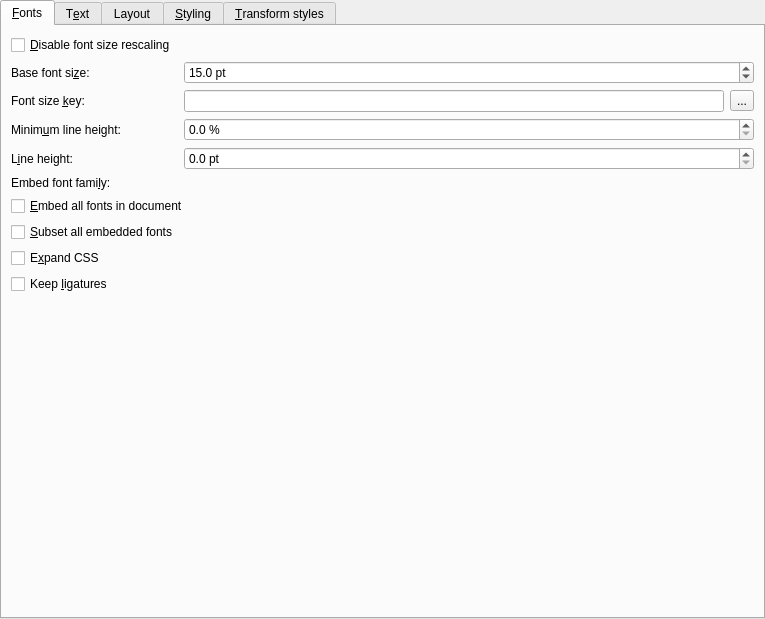
<?xml version="1.0" encoding="UTF-8"?>
<ui version="4.0">
 <class>Form</class>
 <widget class="QWidget" name="Form">
  <property name="geometry">
   <rect>
    <x>0</x>
    <y>0</y>
    <width>765</width>
    <height>619</height>
   </rect>
  </property>
  <layout class="QVBoxLayout" name="verticalLayout_2">
   <property name="spacing">
    <number>0</number>
   </property>
   <property name="leftMargin">
    <number>0</number>
   </property>
   <property name="topMargin">
    <number>0</number>
   </property>
   <property name="rightMargin">
    <number>0</number>
   </property>
   <property name="bottomMargin">
    <number>0</number>
   </property>
   <item>
    <widget class="QTabWidget" name="MainTabs">
     <property name="currentIndex">
      <number>0</number>
     </property>
     <widget class="QWidget" name="tab1">
      <attribute name="title">
       <string>&amp;Fonts</string>
      </attribute>
      <layout class="QFormLayout" name="formLayout">
       <item row="1" column="0">
        <widget class="QLabel" name="label_18">
         <property name="text">
          <string>Base font si&amp;ze:</string>
         </property>
         <property name="buddy">
          <cstring>opt_base_font_size</cstring>
         </property>
        </widget>
       </item>
       <item row="1" column="1">
        <widget class="QDoubleSpinBox" name="opt_base_font_size">
         <property name="suffix">
          <string> pt</string>
         </property>
         <property name="decimals">
          <number>1</number>
         </property>
         <property name="minimum">
          <double>0.000000000000000</double>
         </property>
         <property name="maximum">
          <double>50.000000000000000</double>
         </property>
         <property name="singleStep">
          <double>1.000000000000000</double>
         </property>
         <property name="value">
          <double>15.000000000000000</double>
         </property>
        </widget>
       </item>
       <item row="2" column="0">
        <widget class="QLabel" name="label_2">
         <property name="text">
          <string>Font size &amp;key:</string>
         </property>
         <property name="buddy">
          <cstring>opt_font_size_mapping</cstring>
         </property>
        </widget>
       </item>
       <item row="2" column="1">
        <layout class="QHBoxLayout" name="horizontalLayout">
         <item>
          <widget class="QLineEdit" name="opt_font_size_mapping">
           <property name="sizePolicy">
            <sizepolicy hsizetype="Expanding" vsizetype="Fixed">
             <horstretch>0</horstretch>
             <verstretch>0</verstretch>
            </sizepolicy>
           </property>
          </widget>
         </item>
         <item>
          <widget class="QToolButton" name="button_font_key">
           <property name="toolTip">
            <string>Wizard to help you choose an appropriate font size key</string>
           </property>
           <property name="text">
            <string>...</string>
           </property>
           <property name="icon">
            <iconset resource="../../../../resources/images.qrc">
             <normaloff>:/images/wizard.png</normaloff>:/images/wizard.png</iconset>
           </property>
           <property name="iconSize">
            <size>
             <width>32</width>
             <height>32</height>
            </size>
           </property>
          </widget>
         </item>
        </layout>
       </item>
       <item row="3" column="0">
        <widget class="QLabel" name="label_6">
         <property name="text">
          <string>Minim&amp;um line height:</string>
         </property>
         <property name="buddy">
          <cstring>opt_minimum_line_height</cstring>
         </property>
        </widget>
       </item>
       <item row="3" column="1">
        <widget class="QDoubleSpinBox" name="opt_minimum_line_height">
         <property name="suffix">
          <string> %</string>
         </property>
         <property name="decimals">
          <number>1</number>
         </property>
         <property name="maximum">
          <double>900.000000000000000</double>
         </property>
        </widget>
       </item>
       <item row="4" column="0">
        <widget class="QLabel" name="label">
         <property name="text">
          <string>L&amp;ine height:</string>
         </property>
         <property name="buddy">
          <cstring>opt_line_height</cstring>
         </property>
        </widget>
       </item>
       <item row="4" column="1">
        <widget class="QDoubleSpinBox" name="opt_line_height">
         <property name="suffix">
          <string> pt</string>
         </property>
         <property name="decimals">
          <number>1</number>
         </property>
        </widget>
       </item>
       <item row="5" column="0">
        <widget class="QLabel" name="label_10">
         <property name="text">
          <string>Embed font fami&amp;ly:</string>
         </property>
         <property name="buddy">
          <cstring>opt_embed_font_family</cstring>
         </property>
        </widget>
       </item>
       <item row="5" column="1">
        <widget class="FontFamilyChooser" name="opt_embed_font_family" native="true"/>
       </item>
       <item row="6" column="0" colspan="2">
        <widget class="QCheckBox" name="opt_embed_all_fonts">
         <property name="text">
          <string>&amp;Embed all fonts in document</string>
         </property>
        </widget>
       </item>
       <item row="7" column="0">
        <widget class="QCheckBox" name="opt_subset_embedded_fonts">
         <property name="text">
          <string>&amp;Subset all embedded fonts</string>
         </property>
        </widget>
       </item>
       <item row="8" column="0">
        <widget class="QCheckBox" name="opt_expand_css">
         <property name="text">
          <string>E&amp;xpand CSS</string>
         </property>
        </widget>
       </item>
       <item row="9" column="0">
        <widget class="QCheckBox" name="opt_keep_ligatures">
         <property name="text">
          <string>Keep &amp;ligatures</string>
         </property>
        </widget>
       </item>
       <item row="0" column="0" colspan="2">
        <widget class="QCheckBox" name="opt_disable_font_rescaling">
         <property name="text">
          <string>&amp;Disable font size rescaling</string>
         </property>
        </widget>
       </item>
      </layout>
     </widget>
     <widget class="QWidget" name="tab">
      <attribute name="title">
       <string>T&amp;ext</string>
      </attribute>
      <layout class="QFormLayout" name="formLayout_2">
       <item row="1" column="1">
        <widget class="EncodingComboBox" name="opt_input_encoding">
         <property name="editable">
          <bool>true</bool>
         </property>
        </widget>
       </item>
       <item row="2" column="0">
        <widget class="QLabel" name="label_5">
         <property name="text">
          <string>Text &amp;justification:</string>
         </property>
         <property name="buddy">
          <cstring>opt_change_justification</cstring>
         </property>
        </widget>
       </item>
       <item row="2" column="1">
        <widget class="QComboBox" name="opt_change_justification"/>
       </item>
       <item row="4" column="0" colspan="2">
        <widget class="QCheckBox" name="opt_smarten_punctuation">
         <property name="text">
          <string>Smarten &amp;punctuation</string>
         </property>
        </widget>
       </item>
       <item row="5" column="0" colspan="2">
        <widget class="QCheckBox" name="opt_unsmarten_punctuation">
         <property name="text">
          <string>&amp;UnSmarten punctuation</string>
         </property>
        </widget>
       </item>
       <item row="7" column="0" colspan="2">
        <widget class="QCheckBox" name="opt_asciiize">
         <property name="text">
          <string>&amp;Transliterate unicode characters to ASCII</string>
         </property>
        </widget>
       </item>
       <item row="1" column="0">
        <widget class="QLabel" name="label_3">
         <property name="text">
          <string>I&amp;nput character encoding:</string>
         </property>
         <property name="buddy">
          <cstring>opt_input_encoding</cstring>
         </property>
        </widget>
       </item>
      </layout>
     </widget>
     <widget class="QWidget" name="tab_2">
      <attribute name="title">
       <string>Layout</string>
      </attribute>
      <layout class="QGridLayout" name="gridLayout">
       <item row="1" column="1">
        <widget class="QLabel" name="label_7">
         <property name="text">
          <string>&amp;Line size:</string>
         </property>
         <property name="alignment">
          <set>Qt::AlignRight|Qt::AlignTrailing|Qt::AlignVCenter</set>
         </property>
         <property name="buddy">
          <cstring>opt_insert_blank_line_size</cstring>
         </property>
        </widget>
       </item>
       <item row="0" column="2">
        <widget class="QDoubleSpinBox" name="opt_remove_paragraph_spacing_indent_size">
         <property name="toolTip">
          <string>&lt;p&gt;When calibre removes inter paragraph spacing, it automatically sets a paragraph indent, to ensure that paragraphs can be easily distinguished. This option controls the width of that indent.</string>
         </property>
         <property name="specialValueText">
          <string>No change</string>
         </property>
         <property name="suffix">
          <string> em</string>
         </property>
         <property name="decimals">
          <number>1</number>
         </property>
         <property name="minimum">
          <double>-0.100000000000000</double>
         </property>
         <property name="singleStep">
          <double>0.100000000000000</double>
         </property>
        </widget>
       </item>
       <item row="1" column="0">
        <widget class="QCheckBox" name="opt_insert_blank_line">
         <property name="text">
          <string>Insert &amp;blank line between paragraphs</string>
         </property>
        </widget>
       </item>
       <item row="0" column="0">
        <widget class="QCheckBox" name="opt_remove_paragraph_spacing">
         <property name="text">
          <string>Remove &amp;spacing between paragraphs</string>
         </property>
        </widget>
       </item>
       <item row="1" column="2">
        <widget class="QDoubleSpinBox" name="opt_insert_blank_line_size">
         <property name="suffix">
          <string> em</string>
         </property>
         <property name="decimals">
          <number>1</number>
         </property>
        </widget>
       </item>
       <item row="0" column="1">
        <widget class="QLabel" name="label_4">
         <property name="text">
          <string>I&amp;ndent size:</string>
         </property>
         <property name="alignment">
          <set>Qt::AlignRight|Qt::AlignTrailing|Qt::AlignVCenter</set>
         </property>
         <property name="buddy">
          <cstring>opt_remove_paragraph_spacing_indent_size</cstring>
         </property>
        </widget>
       </item>
       <item row="2" column="0">
        <widget class="QCheckBox" name="opt_linearize_tables">
         <property name="text">
          <string>&amp;Linearize tables</string>
         </property>
        </widget>
       </item>
       <item row="3" column="0">
        <spacer name="verticalSpacer">
         <property name="orientation">
          <enum>Qt::Vertical</enum>
         </property>
         <property name="sizeHint" stdset="0">
          <size>
           <width>20</width>
           <height>40</height>
          </size>
         </property>
        </spacer>
       </item>
      </layout>
     </widget>
     <widget class="QWidget" name="tab_3">
      <attribute name="title">
       <string>&amp;Styling</string>
      </attribute>
      <layout class="QVBoxLayout" name="verticalLayout">
       <item>
        <widget class="QGroupBox" name="groupBox">
         <property name="title">
          <string>Extra CSS</string>
         </property>
         <layout class="QGridLayout" name="gridLayout_4">
          <item row="0" column="0">
           <widget class="QPlainTextEdit" name="opt_extra_css"/>
          </item>
         </layout>
        </widget>
       </item>
       <item>
        <widget class="QGroupBox" name="opt_filter_css">
         <property name="title">
          <string>Filter Style Information</string>
         </property>
         <layout class="QVBoxLayout" name="verticalLayout_3">
          <item>
           <widget class="QLabel" name="label_8">
            <property name="text">
             <string>Select what style information you want completely removed:</string>
            </property>
            <property name="wordWrap">
             <bool>true</bool>
            </property>
           </widget>
          </item>
          <item>
           <layout class="QHBoxLayout" name="horizontalLayout_3">
            <item>
             <widget class="QCheckBox" name="filter_css_fonts">
              <property name="toolTip">
               <string>Removes the font-family CSS property</string>
              </property>
              <property name="text">
               <string>&amp;Fonts</string>
              </property>
             </widget>
            </item>
            <item>
             <widget class="QCheckBox" name="filter_css_margins">
              <property name="toolTip">
               <string>Removes the margin CSS properties. Note that page margins are not affected by this setting.</string>
              </property>
              <property name="text">
               <string>&amp;Margins</string>
              </property>
             </widget>
            </item>
            <item>
             <widget class="QCheckBox" name="filter_css_padding">
              <property name="toolTip">
               <string>Removes the padding CSS properties</string>
              </property>
              <property name="text">
               <string>&amp;Padding</string>
              </property>
             </widget>
            </item>
            <item>
             <widget class="QCheckBox" name="filter_css_floats">
              <property name="toolTip">
               <string>Convert floating images/text into static images/text</string>
              </property>
              <property name="text">
               <string>F&amp;loats</string>
              </property>
             </widget>
            </item>
            <item>
             <widget class="QCheckBox" name="filter_css_colors">
              <property name="toolTip">
               <string>Removes foreground and background colors</string>
              </property>
              <property name="text">
               <string>&amp;Colors</string>
              </property>
             </widget>
            </item>
           </layout>
          </item>
          <item>
           <layout class="QHBoxLayout" name="horizontalLayout_4">
            <item>
             <widget class="QLabel" name="label_9">
              <property name="text">
               <string>Other CSS Propert&amp;ies:</string>
              </property>
              <property name="buddy">
               <cstring>filter_css_others</cstring>
              </property>
             </widget>
            </item>
            <item>
             <widget class="QLineEdit" name="filter_css_others">
              <property name="toolTip">
               <string>Comma separated list of CSS properties to remove. For example: display, color, font-family</string>
              </property>
             </widget>
            </item>
           </layout>
          </item>
         </layout>
        </widget>
       </item>
      </layout>
     </widget>
     <widget class="QWidget" name="tab_4">
      <attribute name="title">
       <string>&amp;Transform styles</string>
      </attribute>
      <layout class="QVBoxLayout" name="verticalLayout_4">
       <property name="spacing">
        <number>0</number>
       </property>
       <property name="leftMargin">
        <number>0</number>
       </property>
       <property name="topMargin">
        <number>0</number>
       </property>
       <property name="rightMargin">
        <number>0</number>
       </property>
       <property name="bottomMargin">
        <number>0</number>
       </property>
       <item>
        <widget class="RulesWidget" name="opt_transform_css_rules" native="true"/>
       </item>
      </layout>
     </widget>
    </widget>
   </item>
  </layout>
 </widget>
 <customwidgets>
  <customwidget>
   <class>EncodingComboBox</class>
   <extends>QComboBox</extends>
   <header>calibre/gui2/widgets.h</header>
  </customwidget>
  <customwidget>
   <class>FontFamilyChooser</class>
   <extends>QWidget</extends>
   <header>calibre/gui2/font_family_chooser.h</header>
  </customwidget>
  <customwidget>
   <class>RulesWidget</class>
   <extends>QWidget</extends>
   <header>calibre/gui2/css_transform_rules.h</header>
   <container>1</container>
  </customwidget>
 </customwidgets>
 <resources>
  <include location="../../../../resources/images.qrc"/>
  <include location="../../../../resources/images.qrc"/>
 </resources>
 <connections>
  <connection>
   <sender>opt_disable_font_rescaling</sender>
   <signal>toggled(bool)</signal>
   <receiver>opt_base_font_size</receiver>
   <slot>setDisabled(bool)</slot>
   <hints>
    <hint type="sourcelabel">
     <x>156</x>
     <y>45</y>
    </hint>
    <hint type="destinationlabel">
     <x>577</x>
     <y>83</y>
    </hint>
   </hints>
  </connection>
  <connection>
   <sender>opt_disable_font_rescaling</sender>
   <signal>toggled(bool)</signal>
   <receiver>opt_font_size_mapping</receiver>
   <slot>setDisabled(bool)</slot>
   <hints>
    <hint type="sourcelabel">
     <x>82</x>
     <y>49</y>
    </hint>
    <hint type="destinationlabel">
     <x>478</x>
     <y>120</y>
    </hint>
   </hints>
  </connection>
  <connection>
   <sender>opt_remove_paragraph_spacing</sender>
   <signal>toggled(bool)</signal>
   <receiver>label_4</receiver>
   <slot>setEnabled(bool)</slot>
   <hints>
    <hint type="sourcelabel">
     <x>243</x>
     <y>42</y>
    </hint>
    <hint type="destinationlabel">
     <x>410</x>
     <y>47</y>
    </hint>
   </hints>
  </connection>
  <connection>
   <sender>opt_remove_paragraph_spacing</sender>
   <signal>toggled(bool)</signal>
   <receiver>opt_remove_paragraph_spacing_indent_size</receiver>
   <slot>setEnabled(bool)</slot>
   <hints>
    <hint type="sourcelabel">
     <x>160</x>
     <y>49</y>
    </hint>
    <hint type="destinationlabel">
     <x>544</x>
     <y>48</y>
    </hint>
   </hints>
  </connection>
 </connections>
</ui>
